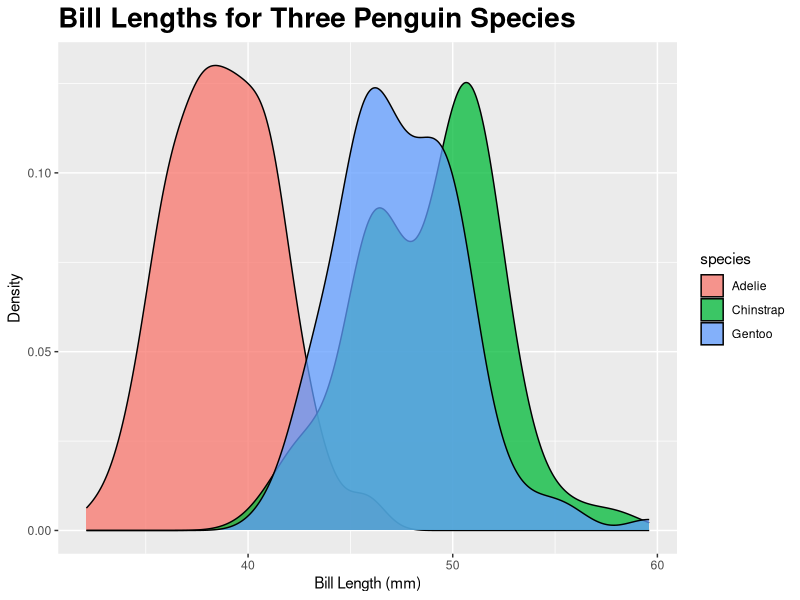
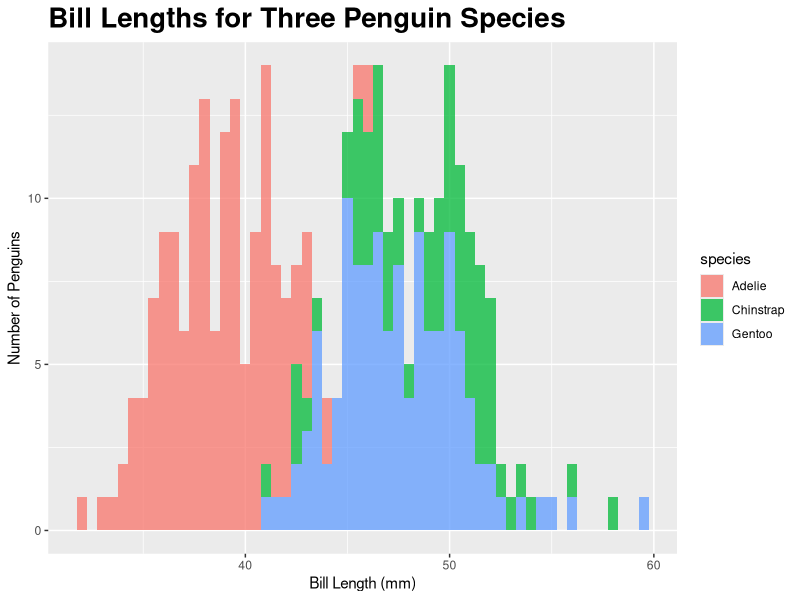
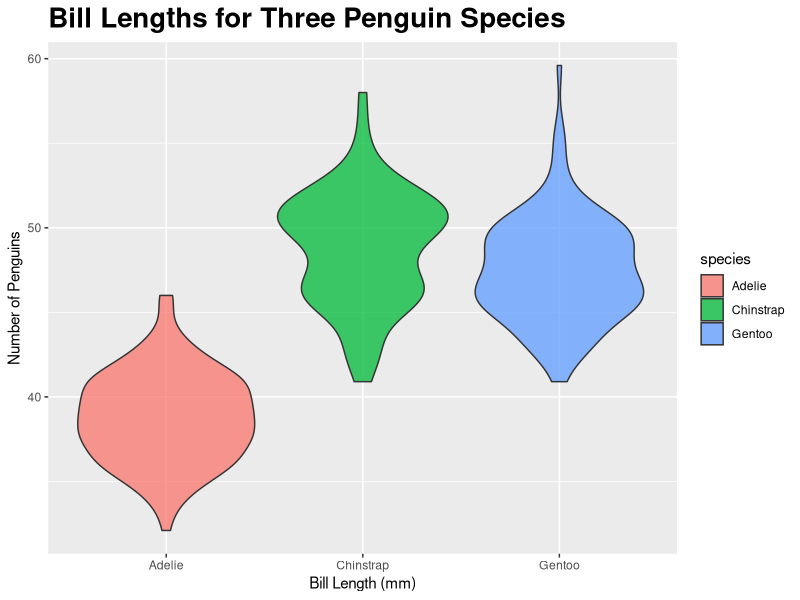
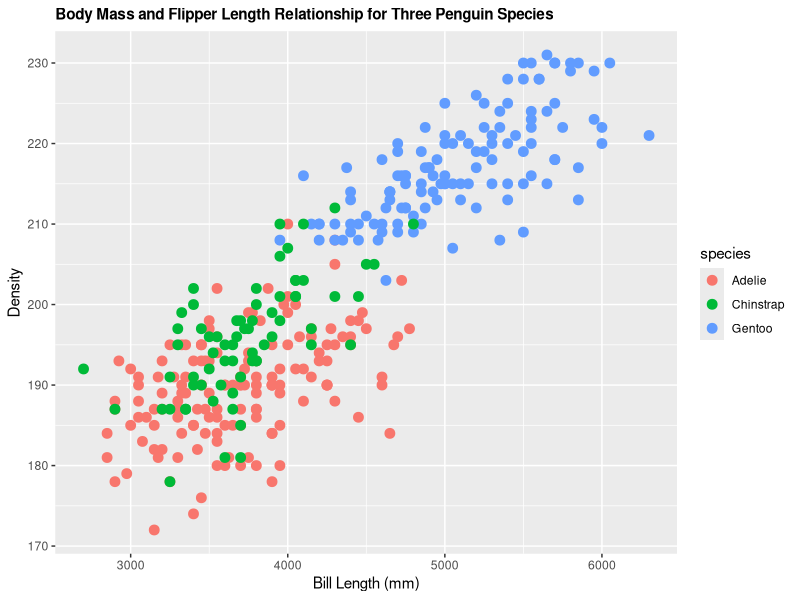
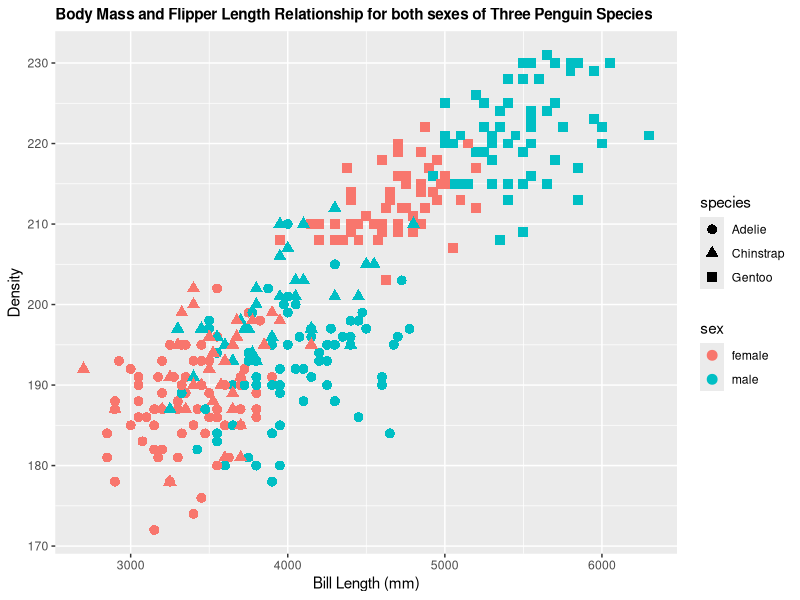
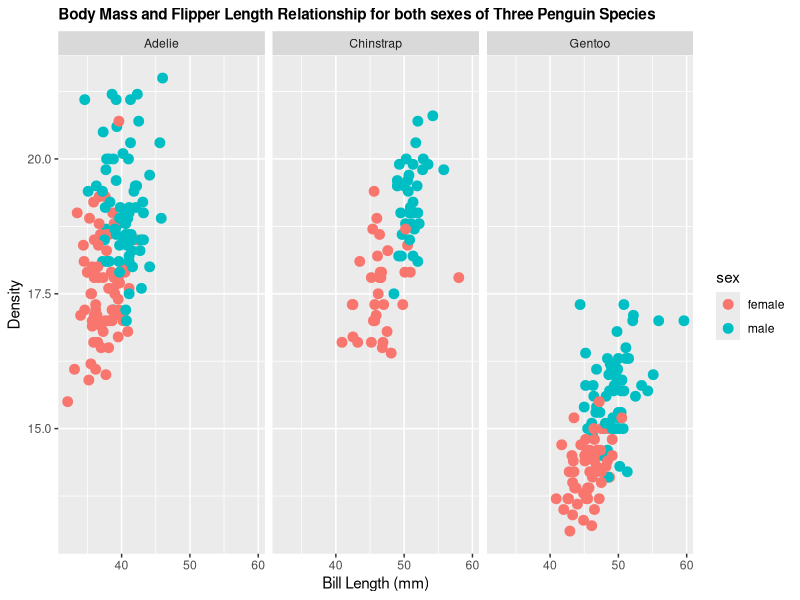
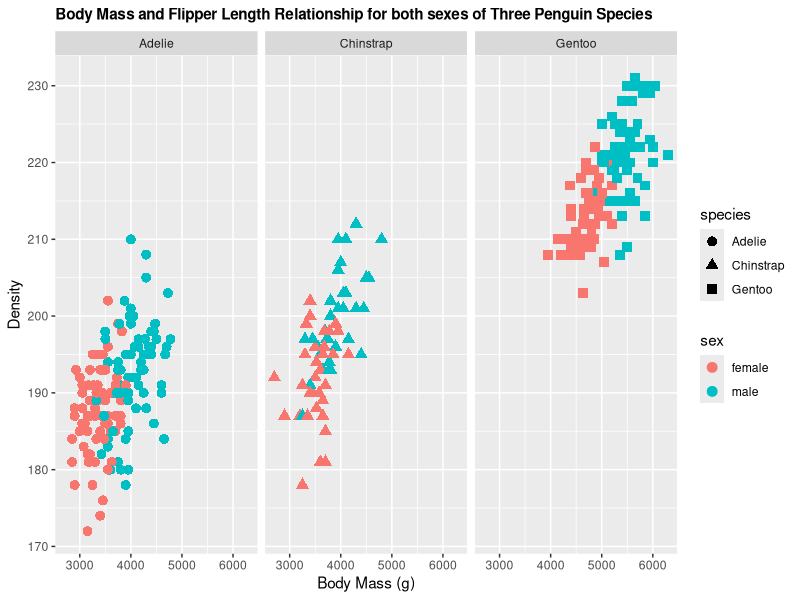

The R script that drew these images, in order:
## ---- chunk 1
knitr::opts_chunk$set(echo = TRUE, warning = FALSE)
library(palmerpenguins)
library(tidyverse)
## ---- chunk 2
dim(penguins)
colnames(penguins)

penguins_no_na <- penguins %>% filter(!is.na(sex))
## ---- chunk 3
ggplot(data = penguins) + 
  geom_density(mapping = aes(x = bill_length_mm, fill = species), alpha = 0.75) +
  ggtitle("Bill Lengths for Three Penguin Species") + 
  theme(plot.title = element_text(size = 20, face = "bold")) +
  xlab("Bill Length (mm)") +
  ylab("Density")
## ---- chunk 4
ggplot(data = penguins) + 
  geom_histogram(mapping = aes(x = bill_length_mm, fill = species), alpha = 0.75, binwidth=0.5) +
  ggtitle("Bill Lengths for Three Penguin Species") + 
  theme(plot.title = element_text(size = 20, face = "bold")) +
  xlab("Bill Length (mm)") +
  ylab("Number of Penguins")
## ---- chunk 5
ggplot(data = penguins) + 
  geom_violin(mapping = aes(x = species, y = bill_length_mm, fill = species), alpha = 0.75) +
  ggtitle("Bill Lengths for Three Penguin Species") + 
  theme(plot.title = element_text(size = 20, face = "bold", lineheight = 0.9)) +
  xlab("Bill Length (mm)") +
  ylab("Number of Penguins")
## ---- chunk 6
ggplot(data = penguins) + 
  geom_point(mapping = aes(x = body_mass_g, y = flipper_length_mm, color = species), size = 3) +
  ggtitle("Body Mass and Flipper Length Relationship for Three Penguin Species") + 
  theme(plot.title = element_text(size = 11, face = "bold")) +
  xlab("Bill Length (mm)") +
  ylab("Density")
## ---- chunk 7
ggplot(data = penguins_no_na) + 
  geom_point(mapping = aes(x = body_mass_g, y = flipper_length_mm, color = sex, shape = species), size = 3) +
  ggtitle("Body Mass and Flipper Length Relationship for both sexes of Three Penguin Species") + 
  theme(plot.title = element_text(size = 11, face = "bold")) +
  xlab("Bill Length (mm)") +
  ylab("Density")
## ---- chunk 8
ggplot(data = penguins_no_na) + 
  geom_point(mapping = aes(x = bill_length_mm, y = bill_depth_mm, color = sex), size = 3) +
  ggtitle("Body Mass and Flipper Length Relationship for both sexes of Three Penguin Species") + 
  theme(plot.title = element_text(size = 11, face = "bold")) +
  xlab("Bill Length (mm)") +
  ylab("Density") +
  facet_wrap(~species)
## ---- chunk 9
ggplot(data = penguins_no_na) + 
  geom_point(mapping = aes(x = body_mass_g, y = flipper_length_mm, color = sex, shape = species), size = 3) +
  ggtitle("Body Mass and Flipper Length Relationship for both sexes of Three Penguin Species") + 
  theme(plot.title = element_text(size = 11, face = "bold")) +
  xlab("Body Mass (g)") +
  ylab("Density") +
  facet_wrap(~species)
